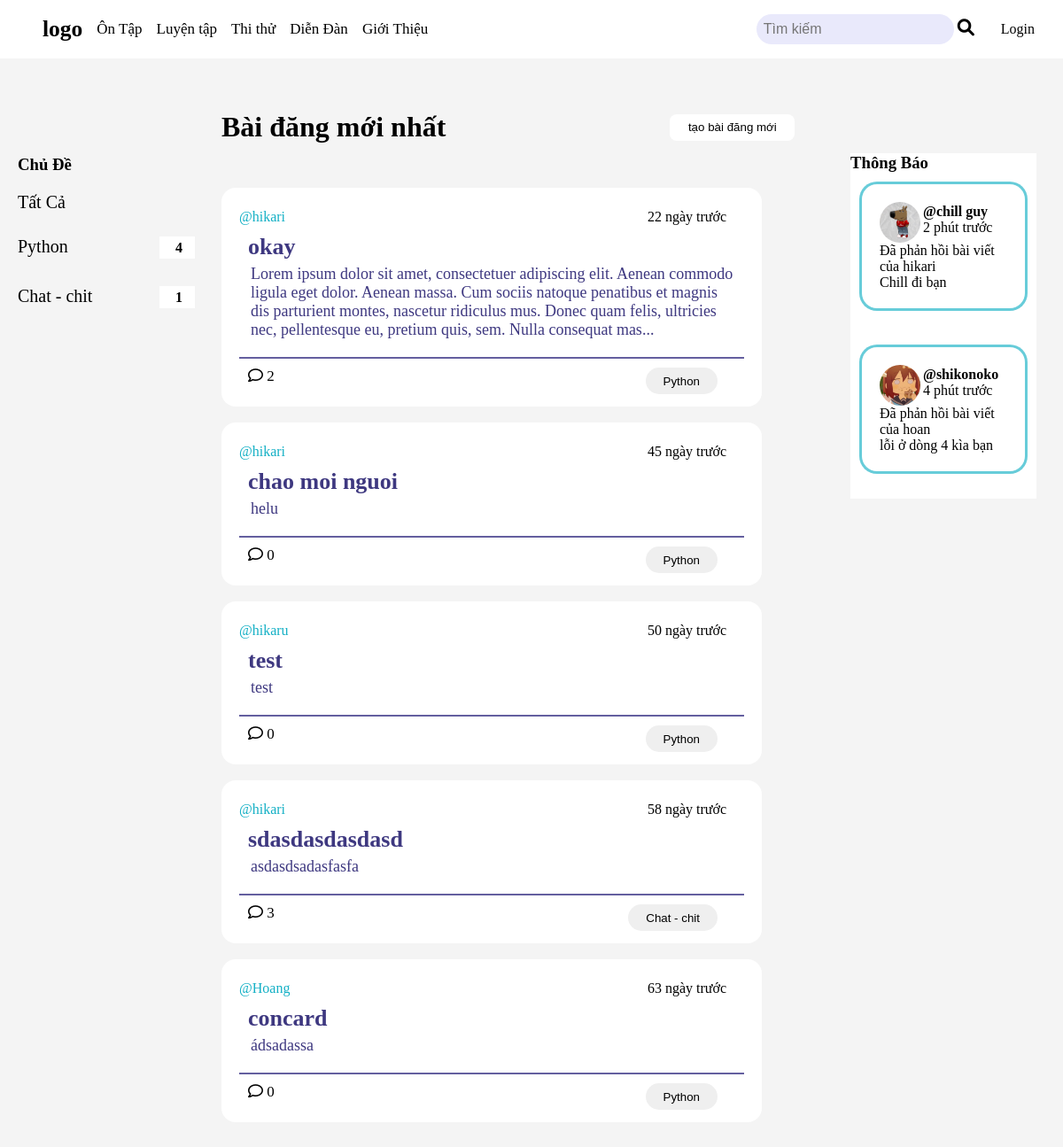
The app's page /, older data.
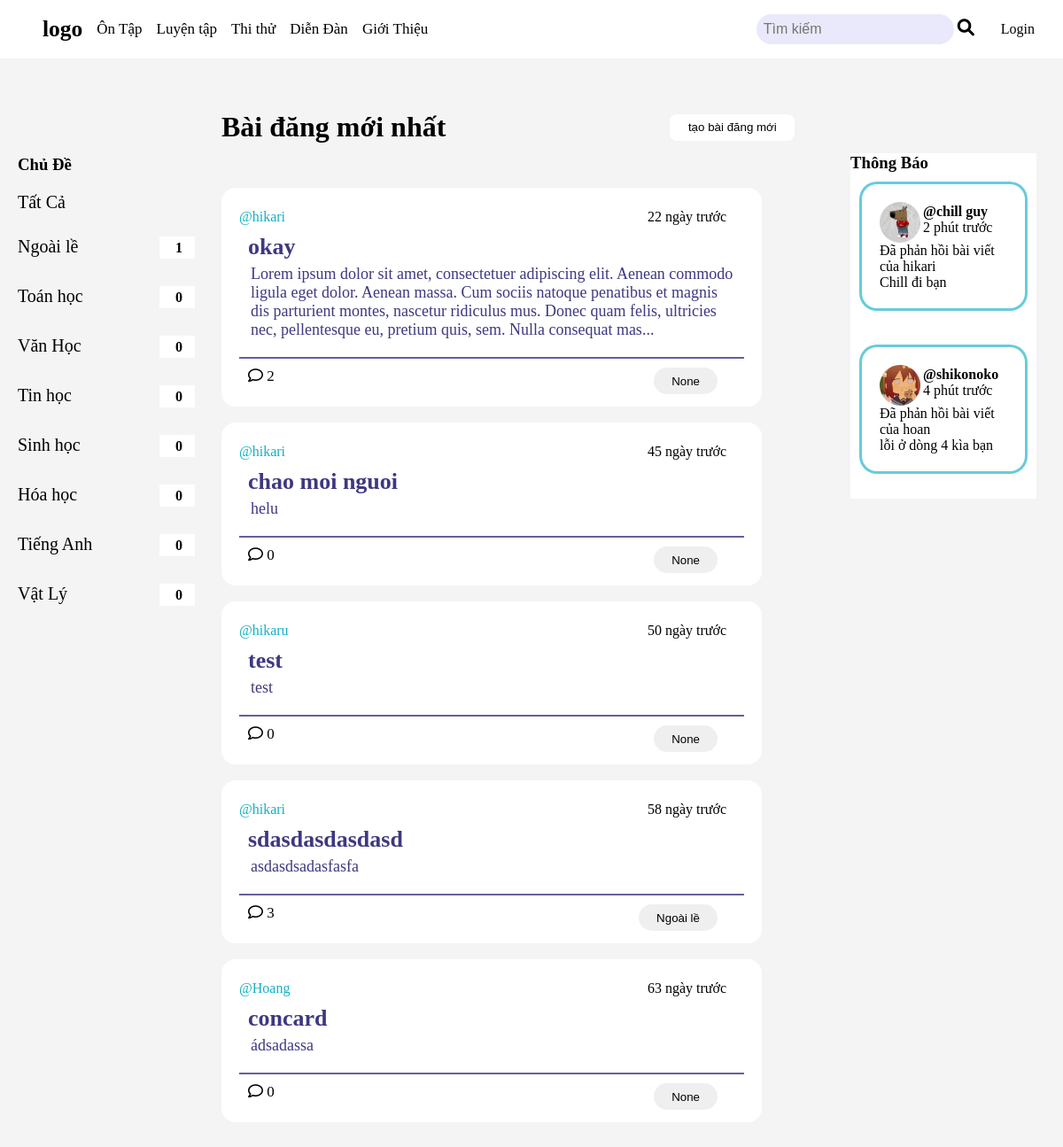
The same page, newer data.
### base/models.py (models this page shows, shortened)
class Topic(models.Model):
    name = models.CharField(max_length=200)
    description = models.TextField(null = True, blank = True)
    def __str__ (self):
        return self.name
    def room_count(self):
        return self.room_set.count()

class Room(models.Model):
    host = models.ForeignKey(User, on_delete=models.SET_NULL, null = True)
    topic = models.ForeignKey(Topic, on_delete=models.SET_NULL, null = True)
    name= models.CharField(max_length=200)
    description = models.TextField(null = True, blank = True)
    updated = models.DateTimeField(auto_now=True)
    created = models.DateTimeField(auto_now_add=True)
    class Meta:
        ordering = ["-updated", "-created"]
    def message_count(self):
        return self.message_set.count()

### base/views.py (the view)
# urls.py: path('', views.home , name="home"),
def home(request):
    q = request.GET.get('q') if request.GET.get('q') != None else ''
    rooms = Room.objects.filter(
        Q(topic__name__icontains = q) |
        Q(name__icontains=q) |
        Q(description__icontains=q)
        )
    topics = Topic.objects.all()
    context = {'rooms': rooms , 'topics':topics,}
    return render(request, 'base/home.html', context)

### study/templatetags/custom_filter.py (called while the page is built)
@register.filter
def days_since(value):
    if not value:
        return ""
    now = timezone.now()
    delta = now - value
    days = delta.days
    if days == 0:
        return "Hôm nay"
    elif days == 1:
        return "1 ngày trước"
    else:
        return f"{days} ngày trước"

### base/templates/base/home.html
{% extends 'main.html' %}
{% block content %}
{% load static %}
{% if request.session.theme == 'dark' %}
<link rel="stylesheet" href="{% static 'styles/dark.css' %}">
{% else %}
<link rel="stylesheet" href="{% static 'styles/light.css' %}">
{% endif %}
<div class="home-container">
    <div class ="left_bar" >
        {% include 'base/topic_bar.html' %}
    </div>
    <div class="room_display">
        <div class="home_head_page">
            <h1>Bài đăng mới nhất</h1>
            <div class="room_create">
                <a href="{%url 'create-room'%}"><button>tạo bài đăng mới</button></a>
            </div>
        </div>
        <div>
        {%include 'base/feed_composnent.html'%}
        </div>
    </div>
    <div class="right_bar">
        {%include 'base/notification_bar.html'%}
    </div>
</div>
{% endblock content %}

### base/templates/base/topic_bar.html (shortened to what this page needs)
{%block content%}
{% load static %}
{% if request.session.theme == 'dark' %}
<link rel="stylesheet" href="{% static 'styles/dark.css' %}">
{% else %}
<link rel="stylesheet" href="{% static 'styles/light.css' %}">
{% endif %}
<div class="topic_wraper">
    <h3>Chủ Đề</h3>
    <div class="topic_all">
        <a href="{%url 'home'%}">Tất Cả</a>
    </div>
    <div class="topic_display">
        {%for topic in topics%}
            <div class="topic_name">
                <a href="{%url 'home'%}?q={{topic.name}}">{{topic.name}}</a>
                <div class="topic_rc">
                    <p>{{topic.room_count}}</p>
                </div>
            </div>
            <br>
        {%endfor%}
    </div>
</div>
{%endblock%}

### base/templates/base/feed_composnent.html (shortened to what this page needs)
{% load static %}
{% load custom_filter %}
{% if request.session.theme == 'dark' %}
<link rel="stylesheet" href="{% static 'styles/dark.css' %}">
{% else %}
<link rel="stylesheet" href="{% static 'styles/light.css' %}">
{% endif %}
<div class="room">
    {%for room in rooms%}
        <div class = "post">
            <div class = "top_section">
                <div class = "post_edit">
                    <a href="{%url 'profile' room.host.id %}">@{{room.host.username}} </a>
                </div>
                <p>{{ room.created|days_since }}</p>
            </div>
            <div class="middle_section">
                <a href="{% url 'room' room.id %} ">
                    <h3> {{room.name}}</h3>
                    {% if room.description|length > 280 %}
                    <p id="short-description">{{ room.description|slice:":280" }}...</p>
                    {% else %}
                        <p>{{ room.description|safe }}</p>
                    {% endif %}
                </a>
            </div>
            <div class="bottom_section">
                <div>
                    <i class="fa-regular fa-comment"> </i> {{ room.message_count }}
                </div>
                <button><a href="{%url 'home'%}?q={{room.topic}}">{{room.topic}}</a></button>
            </div>
        </div>
        <br>
    {%endfor%}
</div>

Row changes from the older to the newer data that the page shows:
removed Topic: name "Python", room_count "4"
changed Topic: name "Chat - chit" → "Ngoài lề"
added Topic: name "Toán học", room_count "0"
added Topic: name "Văn Học", room_count "0"
added Topic: name "Tin học", room_count "0"
added Topic: name "Sinh học", room_count "0"
added Topic: name "Hóa học", room_count "0"
added Topic: name "Tiếng Anh", room_count "0"
added Topic: name "Vật Lý", room_count "0"
changed Room "okay": topic "Python" → "None"
changed Room "chao moi nguoi": topic "Python" → "None"
changed Room "test": topic "Python" → "None"
changed through a linked row, Room "sdasdasdasdasd": topic "Chat - chit" → "Ngoài lề"
changed Room "concard": topic "Python" → "None"
